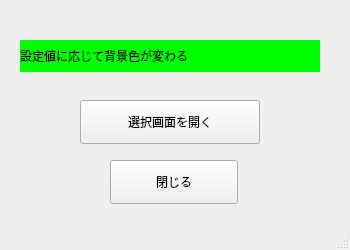
<?xml version="1.0" encoding="UTF-8"?>
<ui version="4.0">
 <class>MainWindow</class>
 <widget class="QMainWindow" name="MainWindow">
  <property name="geometry">
   <rect>
    <x>0</x>
    <y>0</y>
    <width>350</width>
    <height>250</height>
   </rect>
  </property>
  <property name="windowTitle">
   <string>MainWindow</string>
  </property>
  <widget class="QWidget" name="centralwidget">
   <widget class="QPushButton" name="pushButton">
    <property name="geometry">
     <rect>
      <x>80</x>
      <y>100</y>
      <width>180</width>
      <height>44</height>
     </rect>
    </property>
    <property name="font">
     <font>
      <family>Noto Sans CJK JP</family>
     </font>
    </property>
    <property name="text">
     <string>選択画面を開く</string>
    </property>
   </widget>
   <widget class="QPushButton" name="pushButton_2">
    <property name="geometry">
     <rect>
      <x>110</x>
      <y>160</y>
      <width>128</width>
      <height>44</height>
     </rect>
    </property>
    <property name="font">
     <font>
      <family>Noto Sans CJK JP</family>
     </font>
    </property>
    <property name="text">
     <string>閉じる</string>
    </property>
   </widget>
   <widget class="QLabel" name="label">
    <property name="geometry">
     <rect>
      <x>20</x>
      <y>40</y>
      <width>300</width>
      <height>32</height>
     </rect>
    </property>
    <property name="font">
     <font>
      <family>Noto Sans CJK JP</family>
     </font>
    </property>
    <property name="styleSheet">
     <string notr="true">background-color: rgb(0, 255, 0)</string>
    </property>
    <property name="text">
     <string>設定値に応じて背景色が変わる</string>
    </property>
    <property name="wordWrap">
     <bool>false</bool>
    </property>
   </widget>
  </widget>
  <widget class="QStatusBar" name="statusbar"/>
 </widget>
 <resources/>
 <connections/>
</ui>
